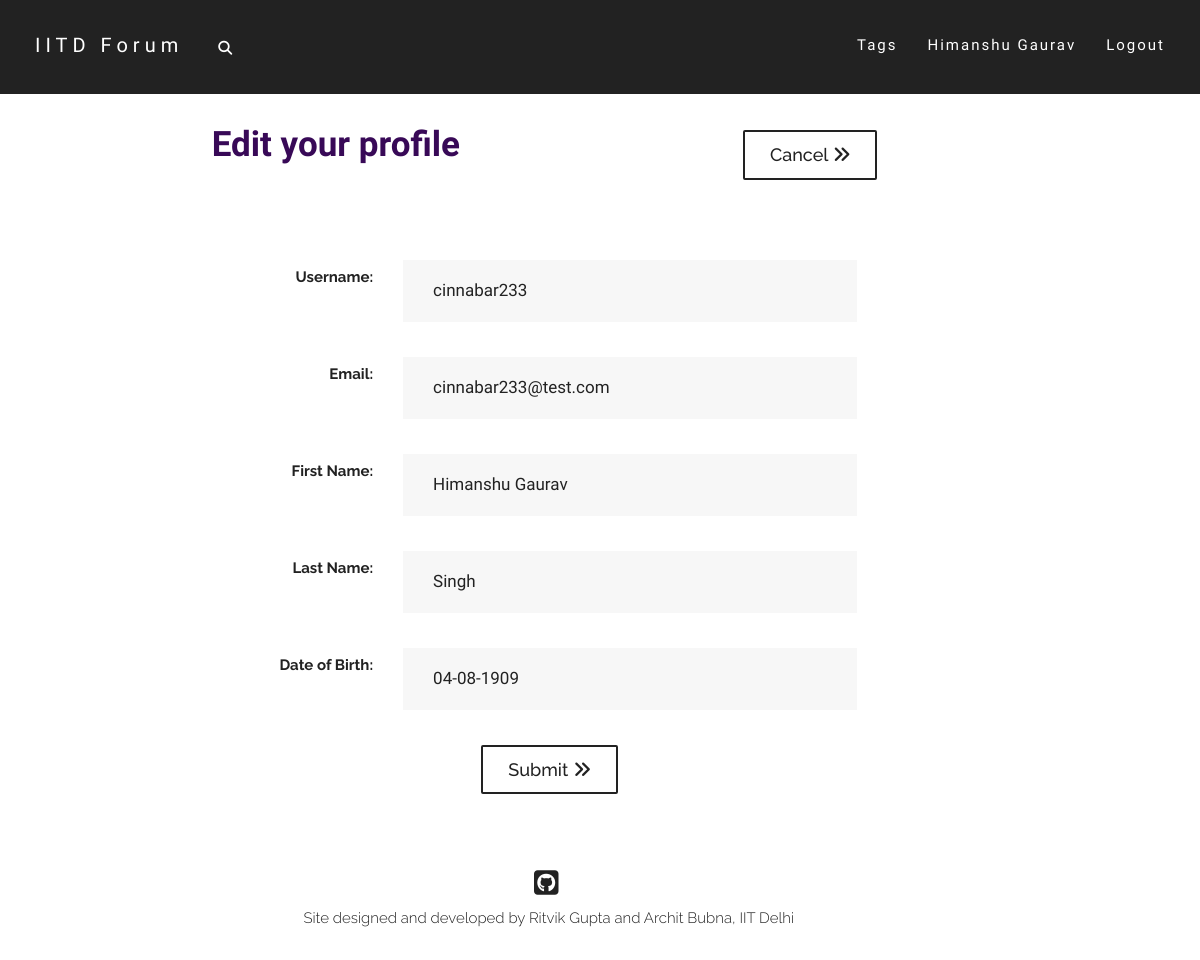
The app's page /users/account/edit/profile/ (signed in), older data.
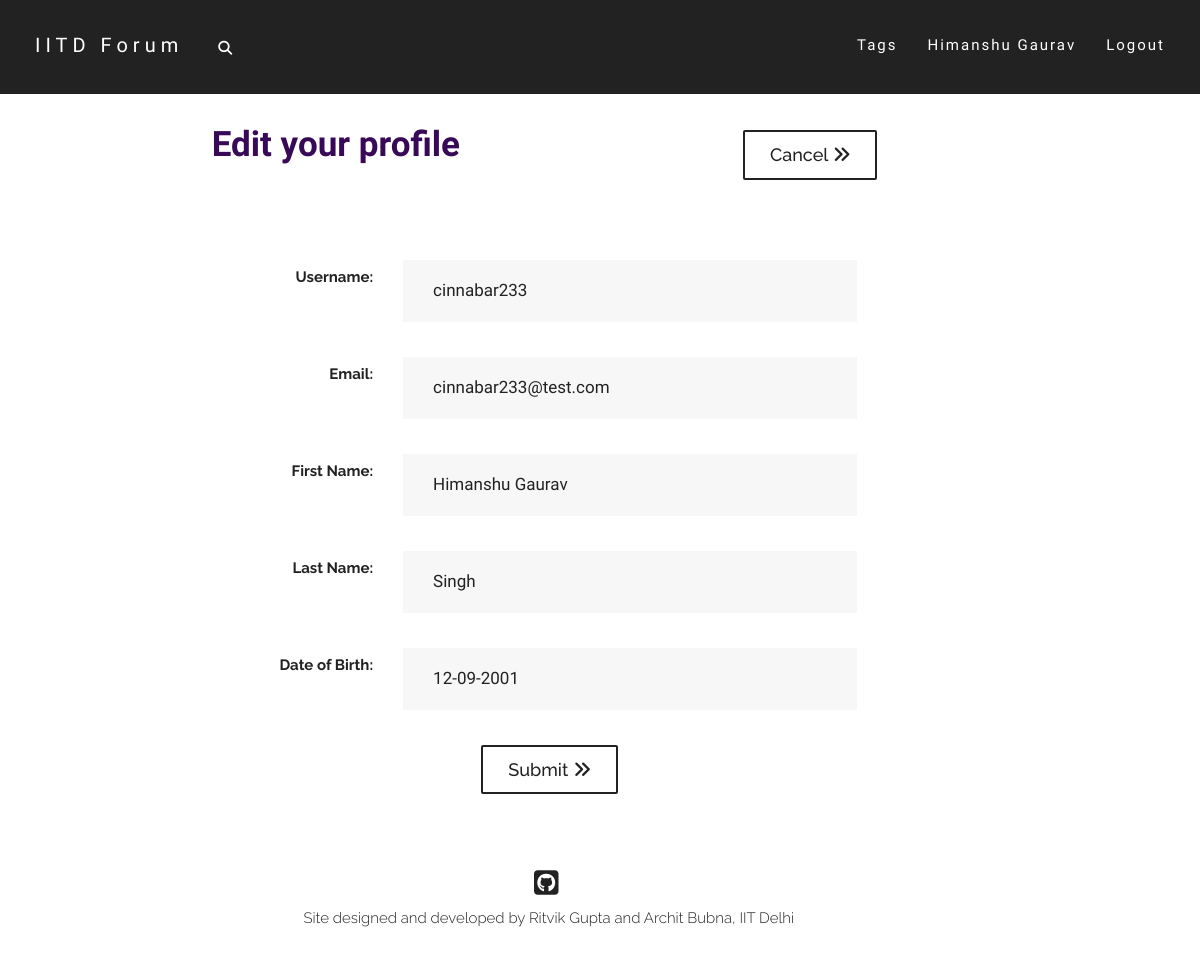
The same page, newer data.
### users/models.py (models this page shows, shortened)
class Profile(models.Model):
    parent_user = models.OneToOneField(User, on_delete=models.CASCADE)
    date_of_birth = models.DateField()
    first_name = models.CharField(max_length=50)
    last_name = models.CharField(max_length=50)
    gender = models.CharField(max_length=100, default="Male")
    dept = models.CharField(max_length=100, default="None")
    hostel = models.CharField(max_length=100, default="None")
    image = models.ImageField(default='default.jpg',upload_to='profile-pics')
    bio = models.TextField(default='', max_length=200)

### users/views.py (the view)
# urls.py: path('account/edit/profile/', views.edit_profile, name='edit_profile'),
def edit_profile(request):
    if request.user.is_authenticated:
        if request.method == 'POST':
            post = request.POST.copy()
            post['userid'] = request.user.id
            post['init_username'] = request.user.username
            post['init_email'] = request.user.email
            form = EditProfileForm(post)
            if form.is_valid():
                new_username = form.save()
                messages.success(request, f'Profile updated successfully!')
                return redirect('users:profile_view', u_name=new_username)
            else:
                return render(request, 'users/edit_profile.html', {'form':form, 'title': 'Edit your profile'})
        else:
            form = EditProfileForm(initial = {
                'userid': request.user.id,
                'username': request.user.username,
                'init_username': request.user.username,
                'email': request.user.email,
                'init_email': request.user.email,
                'first_name': request.user.profile.first_name,
                'last_name': request.user.profile.last_name,
                'date_of_birth': request.user.profile.date_of_birth,
            })
            return render(request, 'users/edit_profile.html', {'form':form, 'title': 'Edit your profile'})
    else:
        messages.warning(request, f'Please login or create an account.')
        return redirect('home')

### users/forms.py (shortened to what this page needs)
class EditProfileForm(forms.Form):
    userid = forms.CharField(widget=forms.HiddenInput())
    init_username = forms.CharField(widget=forms.HiddenInput())
    init_email = forms.EmailField(widget=forms.HiddenInput())
    username = forms.CharField(label='Username', min_length=4, max_length=150)
    email = forms.EmailField(label='Email')
    first_name = forms.CharField(label='First Name', max_length=50)
    last_name = forms.CharField(label='Last Name', max_length=50)
    date_of_birth = forms.DateField(label='Date of Birth', input_formats=['%d/%m/%Y'])

### users/templates/users/edit_profile.html (shortened to what this page needs)
{% extends 'post/base.html' %}
{% load widget_tweaks %}
{% block content %}
{% load static %}
    <div class="row">
        <div class="col-md-12">
            <div class="setup-heading">
                Edit your profile
            </div>
            <a href="{% url 'users:profile_view' request.user %}">
            <button type="submit" name="skip-btn" class="skip-btn" >Cancel <i class="fas fa-angle-double-right"></i></button>
            </a>
        </div>
    </div>
    <br>
   <br>
   <div class="form">
        <form method="post" class="form-horizontal" novalidate>
            {% for field in form.visible_fields %}
                <div class="form-group row edit-form-div">
                    <div class="control-label col-md-3 label-font">
                        {{ field.label_tag }}
                    </div>
                    <div class="col-md-9">
                        {% render_field field class="form-control login-input" placeholder=field.label %}
                    </div>
                </div>
            {% endfor %}
            <div class="form-group row">
                <center>
                    <button type="submit" style="float: none;" class="skip-btn">Submit <i class="fas fa-angle-double-right"></i></button>
                </center>
            </div>
        </form>
    </div>
{% endblock %}

Row changes from the older to the newer data that the page shows:
changed Profile "Himanshu Gaurav": date_of_birth "04-08-1909" → "12-09-2001"
